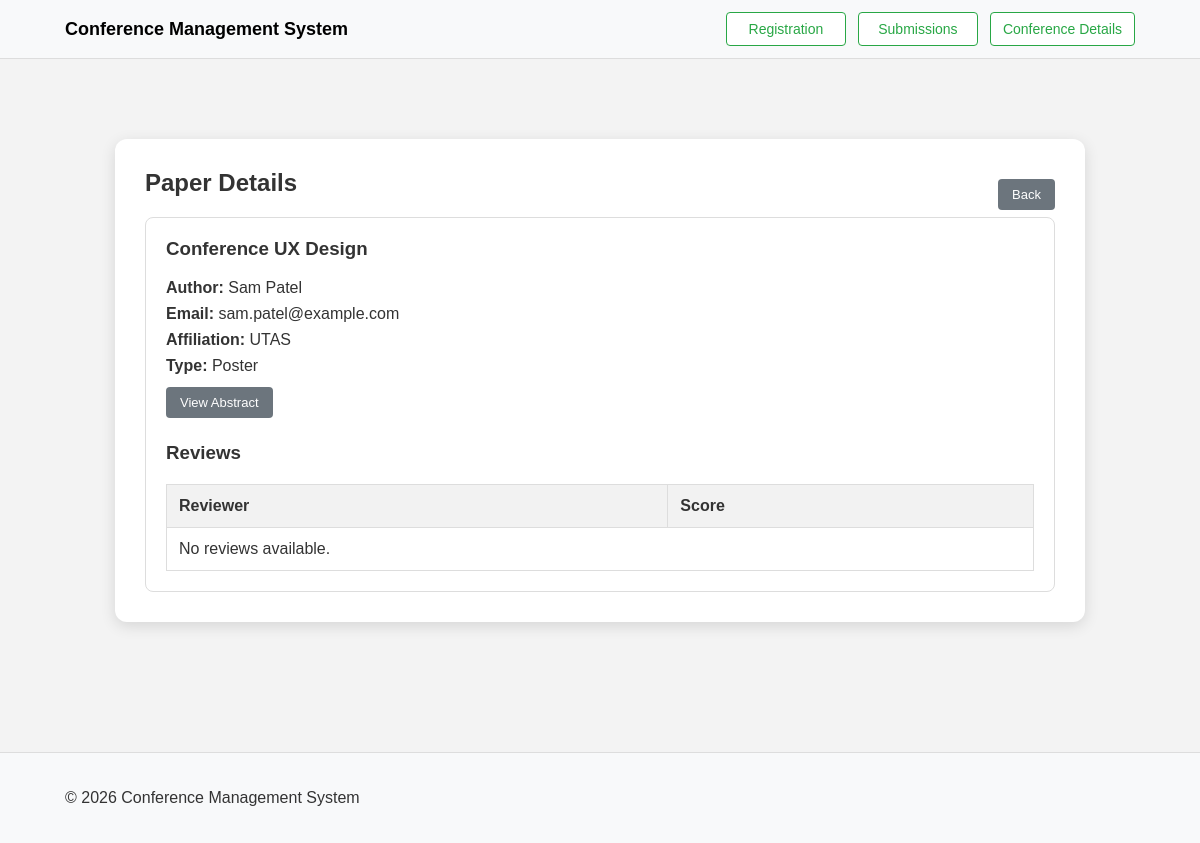
Screenshot of /details.php?id=4 with the database file from the repository.
### tables this page shows
CREATE TABLE Submissions (
    id INTEGER PRIMARY KEY AUTOINCREMENT,
    User_id INTEGER,
    title TEXT NOT NULL,
    paper_type TEXT,
    accepted BOOLEAN,
    abstract TEXT,
    FOREIGN KEY (User_id) REFERENCES Users(id)
);

CREATE TABLE Users (
    id INTEGER PRIMARY KEY AUTOINCREMENT,
    Name TEXT NOT NULL,
    Email TEXT UNIQUE,
    affiliation TEXT,
    Role TEXT
);

### details.php (the view, shortened to what this page needs)
<?php
include('db_conn.php');
$id = (int)$_GET['id'];
$sql = "
    SELECT
        s.id,
        s.title,
        s.paper_type,
        s.abstract,
        u.Name AS author_name,
        u.Email AS author_email,
        u.affiliation
    FROM Submissions s
    JOIN Users u ON s.User_id = u.id
    WHERE s.id = :id
";
$stmt = $pdo->prepare($sql);
$stmt->bindParam(':id', $id, PDO::PARAM_INT);
$stmt->execute();
$submission = $stmt->fetch(PDO::FETCH_ASSOC);
$reviewSql = "
    SELECT
        reviewer.Name AS reviewer_name,
        r.results
    FROM Review r
    JOIN Users reviewer ON r.user_id = reviewer.id
    WHERE r.submission_id = :id
";
$reviewStmt = $pdo->prepare($reviewSql);
$reviewStmt->bindParam(':id', $id, PDO::PARAM_INT);
$reviewStmt->execute();
$reviews = $reviewStmt->fetchAll(PDO::FETCH_ASSOC);
?>
<!DOCTYPE html>
<html lang="en">
<head>
    <link rel="stylesheet" href="styles.css">
</head>
<body>
<nav class="navbar">
        <div class="container">
            <a class="brand" href="index.php">Conference Management System</a>
            <div class="nav-buttons">
                <a class="btn btn-outline nav-link" href="registration.php">Registration</a>
                <a class="btn btn-outline nav-link" href="submissions.php">Submissions</a>
                <a class="btn btn-outline nav-link" href="conference_details.php">Conference Details</a>
            </div>
        </div>
    </nav>
<div class="content-area">
  <div class="wrapper">
    <div class="details-box">
      <div style="display:flex; justify-content:space-between; align-items:center; gap:16px; flex-wrap:wrap;">
        <h2>Paper Details</h2>
        <a href="submissions.php" class="secondary-btn">Back</a>
      </div>
      <div class="detail-card">
        <h3><?php echo htmlspecialchars($submission['title']); ?></h3>
        <p><strong>Author:</strong> <?php echo htmlspecialchars($submission['author_name']); ?></p>
        <p><strong>Email:</strong> <?php echo htmlspecialchars($submission['author_email']); ?></p>
        <p><strong>Affiliation:</strong> <?php echo htmlspecialchars($submission['affiliation']); ?></p>
        <p><strong>Type:</strong> <?php echo htmlspecialchars($submission['paper_type']); ?></p>
        <button id="toggleAbstractBtn" class="detailsBtn" type="button">View Abstract</button>
        <h3 style="margin-top:24px;">Reviews</h3>
        <table class="submission-table review-table">
          <thead>
            <tr>
              <th>Reviewer</th>
              <th>Score</th>
            </tr>
          </thead>
          <tbody>
            <?php if (count($reviews) > 0): ?>
              <?php foreach ($reviews as $review): ?>
                <tr>
                  <td><?php echo htmlspecialchars($review['reviewer_name']); ?></td>
                  <td><?php echo htmlspecialchars($review['results']); ?></td>
                </tr>
              <?php endforeach; ?>
            <?php else: ?>
              <tr>
                <td colspan="2">No reviews available.</td>
              </tr>
            <?php endif; ?>
          </tbody>
        </table>
      </div>
    </div>
  </div>
</div>
<footer>
  <div class="container footer-row">
    <p>&copy; 2026 Conference Management System</p>
  </div>
</footer>
</body>
</html>

### styles.css (style rules this page uses)
* { box-sizing: border-box; }
body { margin: 0; font-family: Arial, sans-serif; background-color: #f3f3f3; color: #333; }
a { text-decoration: none; color: inherit; }
.navbar { background-color: #f8f9fa; border-bottom: 1px solid #ddd; padding: 12px 0; }
.container { max-width: 1100px; margin: auto; padding: 0 15px; display: flex; justify-content: space-between; align-items: center; }
.brand { text-decoration: none; font-weight: bold; font-size: 18px; color: #000; }
.nav-buttons { display: flex; gap: 12px; flex-wrap: wrap; }
.btn-outline { display: inline-block; min-width: 120px; text-align: center; padding: 8px 12px; border: 1px solid #28a745; color: #28a745; text-decoration: none; border-radius: 4px; font-size: 14px; background: #fff; }
.content-area, .content-area-register { padding-top: 50px; padding-bottom: 50px; }
.wrapper { max-width: 1000px; margin: 30px auto; padding: 0 15px; }
.details-box, .form-box-register, .page-box { background: white; padding: 30px; border-radius: 12px; max-width: 1000px; margin: auto; box-shadow: 0px 4px 15px rgba(0, 0, 0, 0.12); }
h1, h2, h3 { color: #333; margin-top: 0; }
.submission-table { width: 100%; border-collapse: collapse; margin-top: 15px; background: #fff; }
.submission-table th, .submission-table td { border: 1px solid #ddd; padding: 12px; text-align: left; vertical-align: middle; }
.submission-table th { background-color: #f2f2f2; font-weight: bold; }
.primary-btn, .secondary-btn, .success-btn, .warning-btn, .danger-btn, .detailsBtn { display: inline-block; padding: 8px 14px; font-size: 13px; border-radius: 4px; cursor: pointer; border: none; text-decoration: none; margin-top: 4px; }
.secondary-btn { background-color: #6c757d; color: white; }
.detailsBtn { background-color: #6c757d; color: white; }
.detail-card { background-color: #fff; border: 1px solid #ddd; padding: 20px; border-radius: 8px; }
.detail-card p { margin: 8px 0; }
.review-table { margin-top: 20px; }
footer { padding: 20px; background-color: #f8f9fa; margin-top: 50px; border-top: 1px solid #ddd; }
.footer-row { width: 100%; text-align: center; }

### rows the page displays
submissions: title "Conference UX Design", User.Name "Sam Patel", User.Email "sam.patel@example.com", User.affiliation "UTAS", paper_type "Poster"
